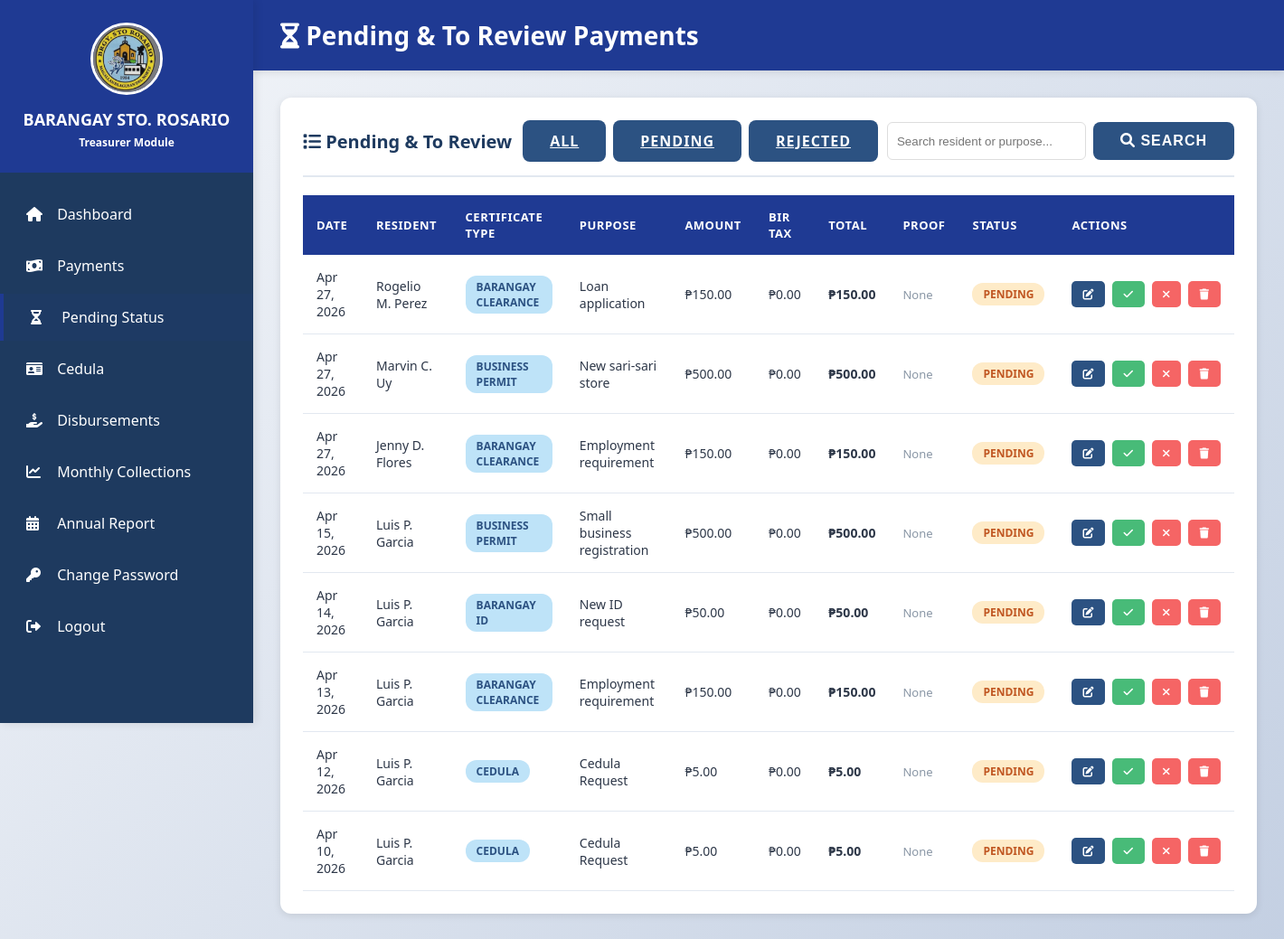
/treasurer/pending_payments/list.php (signed in), run on the app's committed database.
### tables this page shows
CREATE TABLE IF NOT EXISTS payment_status (
    id INT AUTO_INCREMENT PRIMARY KEY,
    resident_id INT DEFAULT NULL,
    certificate_type VARCHAR(100) NOT NULL,
    purpose VARCHAR(255) NOT NULL,
    resident_fname VARCHAR(150) NOT NULL,
    payment_status VARCHAR(20) NOT NULL DEFAULT 'pending',
    rejection_remarks TEXT DEFAULT NULL,
    rejected_at DATETIME DEFAULT NULL,
    amount DECIMAL(10, 2) NOT NULL,
    bir_tax DECIMAL(10, 2) DEFAULT 0,
    proof_path VARCHAR(255) DEFAULT NULL,
    proof_uploaded_at DATETIME DEFAULT NULL,
    created_at TIMESTAMP DEFAULT CURRENT_TIMESTAMP
);

### treasurer/pending_payments/list.php (the view, shortened to what this page needs)
<?php
include "../../config/database.php";
$searchQuery = isset($_GET['search']) ? trim($_GET['search']) : "";
$statusFilter = isset($_GET['status']) ? trim($_GET['status']) : "open";
$allowedFilters = [
    'pending' => ['pending'],
    'rejected' => ['rejected'],
    'open' => ['pending', 'to_review'],
];
$statusValues = $allowedFilters[$statusFilter];
$statusSql = "'" . implode("','", $statusValues) . "'";
if ($searchQuery !== "") {
    $searchParam = "%{$searchQuery}%";
    $stmt = $conn->prepare("
        SELECT * FROM payment_status
        WHERE payment_status IN ($statusSql)
            AND (
                resident_fname LIKE ?
                OR certificate_type LIKE ?
                OR purpose LIKE ?
            )
        ORDER BY created_at DESC, id DESC
    ");
    $stmt->bind_param("sss", $searchParam, $searchParam, $searchParam);
    $stmt->execute();
    $result = $stmt->get_result();
} else {
    $result = $conn->query("
        SELECT * FROM payment_status
        WHERE payment_status IN ($statusSql)
        ORDER BY created_at DESC, id DESC
    ");
}
?>
<!DOCTYPE html>
<html lang="en">
<head>
    <link rel="stylesheet" href="../../assets/css/style.css">
    <link rel="stylesheet" href="https://cdnjs.cloudflare.com/ajax/libs/font-awesome/6.0.0/css/all.min.css">
</head>
<body>
    <div class="dashboard-container">
        <aside class="sidebar">
            <div class="sidebar-header">
                <img src="../../assets/images/logo.jpg" alt="Barangay Logo"
                    style="width: 80px; height: 80px; border-radius: 50%; margin-bottom: 10px; border: 3px solid #ffffff;">
                <h2>BARANGAY STO. ROSARIO</h2>
                <p>Treasurer Module</p>
            </div>
            <ul class="sidebar-menu">
                <li><a href="../dashboard.php"><i class="fas fa-home"></i> Dashboard</a></li>
                <li><a href="../payments/list.php"><i class="fas fa-money-bill-wave"></i> Payments</a></li>
                <li><a href="list.php" class="active"><i class="fas fa-hourglass-half"></i> Pending Status</a></li>
                <li><a href="../cedula/list.php"><i class="fas fa-id-card"></i> Cedula</a></li>
                <li><a href="../disbursement/list.php"><i class="fas fa-hand-holding-usd"></i> Disbursements</a></li>
                <li><a href="../collections/monthly.php"><i class="fas fa-chart-line"></i> Monthly Collections</a></li>
                <li><a href="../collections/annual.php"><i class="fas fa-calendar-alt"></i> Annual Report</a></li>
                <li><a href="../change_password.php"><i class="fas fa-key"></i> Change Password</a></li>
                <li><a href="../../logout.php"><i class="fas fa-sign-out-alt"></i> Logout</a></li>
            </ul>
        </aside>
        <main class="main-content">
            <div class="content-header">
                <h1><i class="fas fa-hourglass-half"></i> Pending & To Review Payments</h1>
            </div>
            <div class="content-body">
                <div class="card">
                    <div class="card-header"
                        style="display: flex; justify-content: space-between; align-items: center; gap: 12px; flex-wrap: wrap;">
                        <h3><i class="fas fa-list"></i> Pending & To Review</h3>
                        <div style="display: flex; align-items: center; gap: 10px; flex-wrap: wrap;">
                            <div style="display: flex; gap: 8px;">
                                <a class="btn btn-secondary" href="list.php">All</a>
                                <a class="btn btn-secondary" href="list.php?status=pending">Pending</a>
                                <a class="btn btn-secondary" href="list.php?status=rejected">Rejected</a>
                            </div>
                            <form method="GET" action="list.php" style="display: flex; gap: 8px;">
                                <input type="text" name="search" placeholder="Search resident or purpose..."
                                    value="<?= htmlspecialchars($searchQuery) ?>"
                                    style="padding: 8px 10px; border: 1px solid #ddd; border-radius: 6px; min-width: 220px;">
                                <button type="submit" class="btn btn-secondary">
                                    <i class="fas fa-search"></i> Search
                                </button>
                            </form>
                        </div>
                    </div>
                    <div class="table-responsive">
                        <table>
                            <thead>
                                <tr>
                                    <th>Date</th>
                                    <th>Resident</th>
                                    <th>Certificate Type</th>
                                    <th>Purpose</th>
                                    <th>Amount</th>
                                    <th>BIR Tax</th>
                                    <th>Total</th>
                                    <th>Proof</th>
                                    <th>Status</th>
                                    <th>Actions</th>
                                </tr>
                            </thead>
                            <tbody>
                                <?php if ($result && $result->num_rows > 0): ?>
                                <?php while ($row = $result->fetch_assoc()): ?>
                                <?php
                                    if ($row['payment_status'] === 'rejected') {
                                        $statusText = 'Rejected';
                                        $statusClass = 'badge-danger';
                                    } else {
                                        $statusText = $row['payment_status'] === 'to_review' ? 'To Review' : 'Pending';
                                        $statusClass = $row['payment_status'] === 'to_review' ? 'badge-review' : 'badge-warning';
                                    }
                                    ?>
                                <tr>
                                    <td><?= date('M d, Y', strtotime($row['created_at'])) ?>
                                    </td>
                                    <td><?= htmlspecialchars($row['resident_fname']) ?>
                                    </td>
                                    <td><span
                                            class="badge badge-info"><?= htmlspecialchars($row['certificate_type']) ?></span>
                                    </td>
                                    <td><?= htmlspecialchars($row['purpose']) ?>
                                    </td>
                                    <td>₱<?= number_format($row['amount'], 2) ?>
                                    </td>
                                    <td>₱<?= number_format($row['bir_tax'], 2) ?>
                                    </td>
                                    <td><strong>₱<?= number_format($row['amount'] + $row['bir_tax'], 2) ?></strong>
                                    </td>
                                    <td>
                                        <?php if (!empty($row['proof_path'])): ?>
                                        <a class="btn btn-sm btn-secondary"
                                            href="../../<?= htmlspecialchars($row['proof_path']) ?>"
                                            target="_blank" title="View Proof">
                                            <i class="fas fa-receipt"></i>
                                        </a>
                                        <?php else: ?>
                                        <span class="text-muted">None</span>
                                        <?php endif; ?>
                                    </td>
                                    <td><span
                                            class="badge <?= $statusClass ?>"><?= $statusText ?></span>
                                    </td>
                                    <td>
                                        <div class="action-buttons">
                                            <a class="btn btn-sm btn-secondary"
                                                href="edit.php?id=<?= $row['id'] ?>">
                                                <i class="fas fa-edit"></i>
                                            </a>
                                            <button class="btn btn-sm btn-success"
                                                onclick="confirmPaid(<?= $row['id'] ?>, this)">
                                                <i class="fas fa-check"></i>
                                            </button>
                                            <button class="btn btn-sm btn-danger"
                                                onclick="confirmReject(<?= $row['id'] ?>, this)">
                                                <i class="fas fa-times"></i>
                                            </button>
                                            <button class="btn btn-sm btn-danger"
                                                onclick="confirmDelete(<?= $row['id'] ?>, this)">
                                                <i class="fas fa-trash"></i>
                                            </button>
                                        </div>
                                    </td>
                                </tr>
                                <?php endwhile; ?>
                                <?php endif; ?>
                            </tbody>
                        </table>
                    </div>
                </div>
            </div>
        </main>
    </div>
</body>
</html>

### assets/css/style.css (style rules this page uses)
:root { --primary-yellow: #1f3a93; --dark-yellow: #1a3280; --primary-blue: #1e3a5f; --light-blue: #2c5282; --text-dark: #2d3748; --text-light: #4a5568; --white: #ffffff; --gray-light: #f7fafc; --gray-border: #e2e8f0; --success: #48bb78; --danger: #f56565; --warning: #ed8936; }
* { margin: 0; padding: 0; box-sizing: border-box; }
body { font-family: "Segoe UI", Tahoma, Geneva, Verdana, sans-serif; background: linear-gradient(135deg, #f5f7fa 0%, #c3cfe2 100%); min-height: 100vh; color: var(--text-dark); }
.btn { padding: 12px 30px; border: none; border-radius: 8px; font-size: 16px; font-weight: 600; cursor: pointer; transition: all 0.3s ease; text-transform: uppercase; letter-spacing: 1px; }
.btn-success { background: var(--success); color: var(--white); }
.btn-danger { background: var(--danger); color: var(--white); }
.btn-secondary { background: var(--light-blue); color: var(--white); }
.dashboard-container { min-height: 100vh; display: flex; }
.sidebar { width: 280px; background: var(--primary-blue); padding: 0; box-shadow: 2px 0 10px rgba(0, 0, 0, 0.1); position: fixed; height: 100vh; overflow-y: auto; }
.sidebar-header { background: var(--primary-yellow); padding: 25px 20px; text-align: center; }
.sidebar-header h2 { color: var(--white); font-size: 18px; font-weight: 700; margin-bottom: 5px; }
.sidebar-header p { color: var(--white); font-size: 12px; font-weight: 600; }
.sidebar-menu { list-style: none; padding: 20px 0; }
.sidebar-menu li { margin-bottom: 5px; }
.sidebar-menu a { display: block; padding: 15px 25px; color: var(--white); text-decoration: none; transition: all 0.3s ease; border-left: 4px solid transparent; }
.sidebar-menu a:hover, .sidebar-menu a.active { background: rgba(31, 58, 147, 0.1); border-left-color: var(--primary-yellow); padding-left: 30px; }
.sidebar-menu a i { margin-right: 10px; width: 20px; }
.main-content { margin-left: 280px; flex: 1; padding: 0; }
.content-header { background: var(--primary-yellow); padding: 20px 30px; box-shadow: 0 2px 8px rgba(0, 0, 0, 0.1); }
.content-header h1 { color: var(--white); font-size: 28px; font-weight: 700; }
.content-body { padding: 30px; }
.card { background: var(--white); border-radius: 12px; padding: 25px; box-shadow: 0 2px 8px rgba(0, 0, 0, 0.1); margin-bottom: 25px; }
.card-header { border-bottom: 2px solid var(--gray-border); padding-bottom: 15px; margin-bottom: 20px; }
.card-header h3 { color: var(--primary-blue); font-size: 20px; font-weight: 600; }
.table-responsive { overflow-x: auto; margin-top: 20px; }
table { width: 100%; border-collapse: collapse; background: var(--white); }
thead { background: var(--primary-yellow); }
thead th { padding: 15px; text-align: left; font-weight: 600; color: var(--white); text-transform: uppercase; font-size: 13px; letter-spacing: 0.5px; }
tbody tr { border-bottom: 1px solid var(--gray-border); transition: background 0.2s ease; }
tbody td { padding: 15px; color: var(--text-dark); font-size: 14px; }
.action-buttons { display: flex; gap: 8px; }
.btn-sm { padding: 6px 12px; font-size: 12px; border-radius: 5px; }
.badge { display: inline-block; padding: 4px 12px; border-radius: 12px; font-size: 12px; font-weight: 600; text-transform: uppercase; }
.badge-warning { background: #feebc8; color: #c05621; }
.badge-info { background: #bee3f8; color: #2c5282; }
.text-muted { color: #8a97a6; font-size: 13px; }

### data on the page
payment_status: created_at "Apr 27, 2026", resident_fname "Rogelio M. Perez", certificate_type "BARANGAY CLEARANCE", purpose "Loan application", amount "150.00", bir_tax "0.00", $row['amount'] + $row['bir_tax'] "150.00", shows "None", payment_status "PENDING"
payment_status: created_at "Apr 27, 2026", resident_fname "Marvin C. Uy", certificate_type "BUSINESS PERMIT", purpose "New sari-sari store", amount "500.00", bir_tax "0.00", $row['amount'] + $row['bir_tax'] "500.00", shows "None", payment_status "PENDING"
payment_status: created_at "Apr 27, 2026", resident_fname "Jenny D. Flores", certificate_type "BARANGAY CLEARANCE", purpose "Employment requirement", amount "150.00", bir_tax "0.00", $row['amount'] + $row['bir_tax'] "150.00", shows "None", payment_status "PENDING"
payment_status: created_at "Apr 15, 2026", resident_fname "Luis P. Garcia", certificate_type "BUSINESS PERMIT", purpose "Small business registration", amount "500.00", bir_tax "0.00", $row['amount'] + $row['bir_tax'] "500.00", shows "None", payment_status "PENDING"
payment_status: created_at "Apr 14, 2026", resident_fname "Luis P. Garcia", certificate_type "BARANGAY ID", purpose "New ID request", amount "50.00", bir_tax "0.00", $row['amount'] + $row['bir_tax'] "50.00", shows "None", payment_status "PENDING"
payment_status: created_at "Apr 13, 2026", resident_fname "Luis P. Garcia", certificate_type "BARANGAY CLEARANCE", purpose "Employment requirement", amount "150.00", bir_tax "0.00", $row['amount'] + $row['bir_tax'] "150.00", shows "None", payment_status "PENDING"
payment_status: created_at "Apr 12, 2026", resident_fname "Luis P. Garcia", certificate_type "CEDULA", purpose "Cedula Request", amount "5.00", bir_tax "0.00", $row['amount'] + $row['bir_tax'] "5.00", shows "None", payment_status "PENDING"
payment_status: created_at "Apr 10, 2026", resident_fname "Luis P. Garcia", certificate_type "CEDULA", purpose "Cedula Request", amount "5.00", bir_tax "0.00", $row['amount'] + $row['bir_tax'] "5.00", shows "None", payment_status "PENDING"
